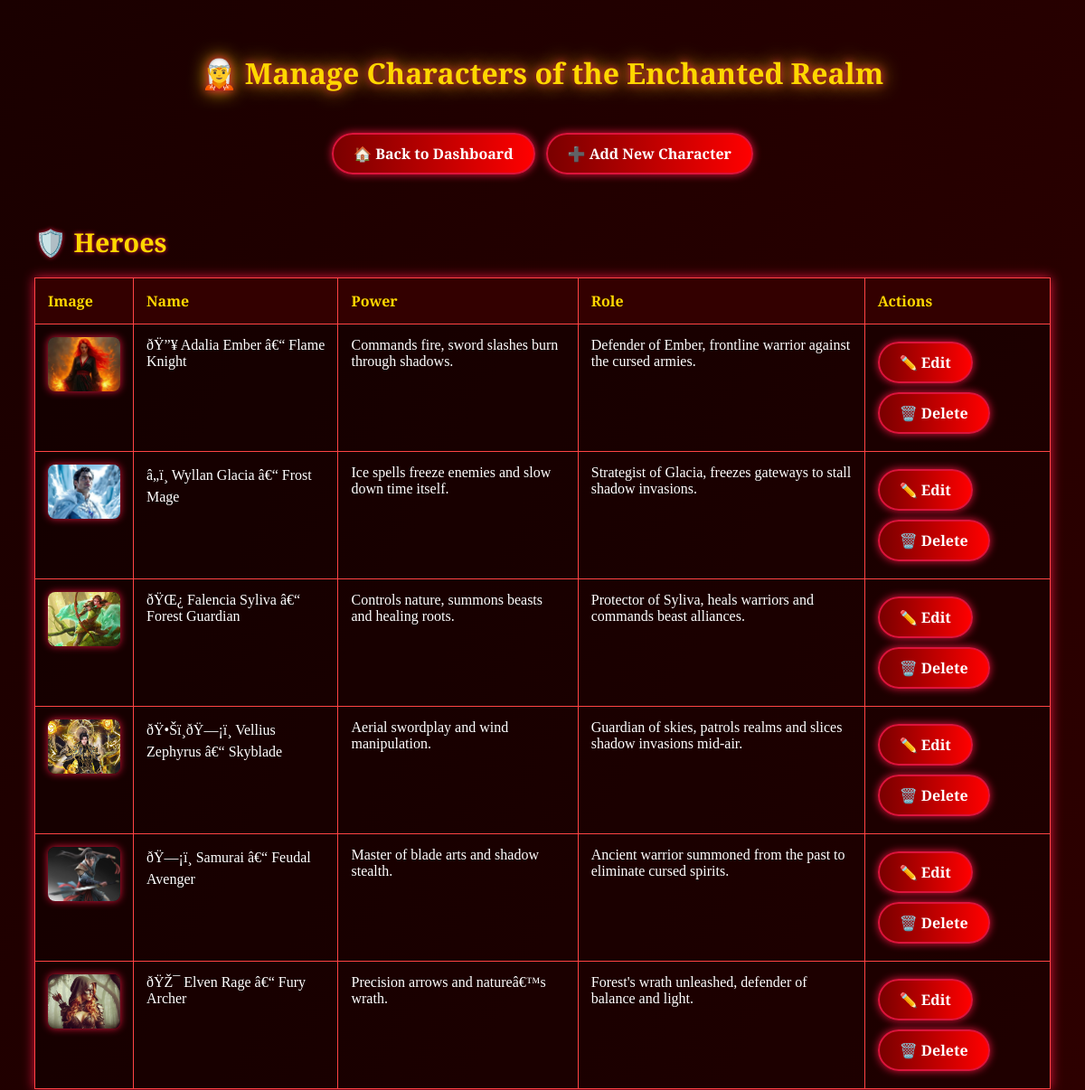
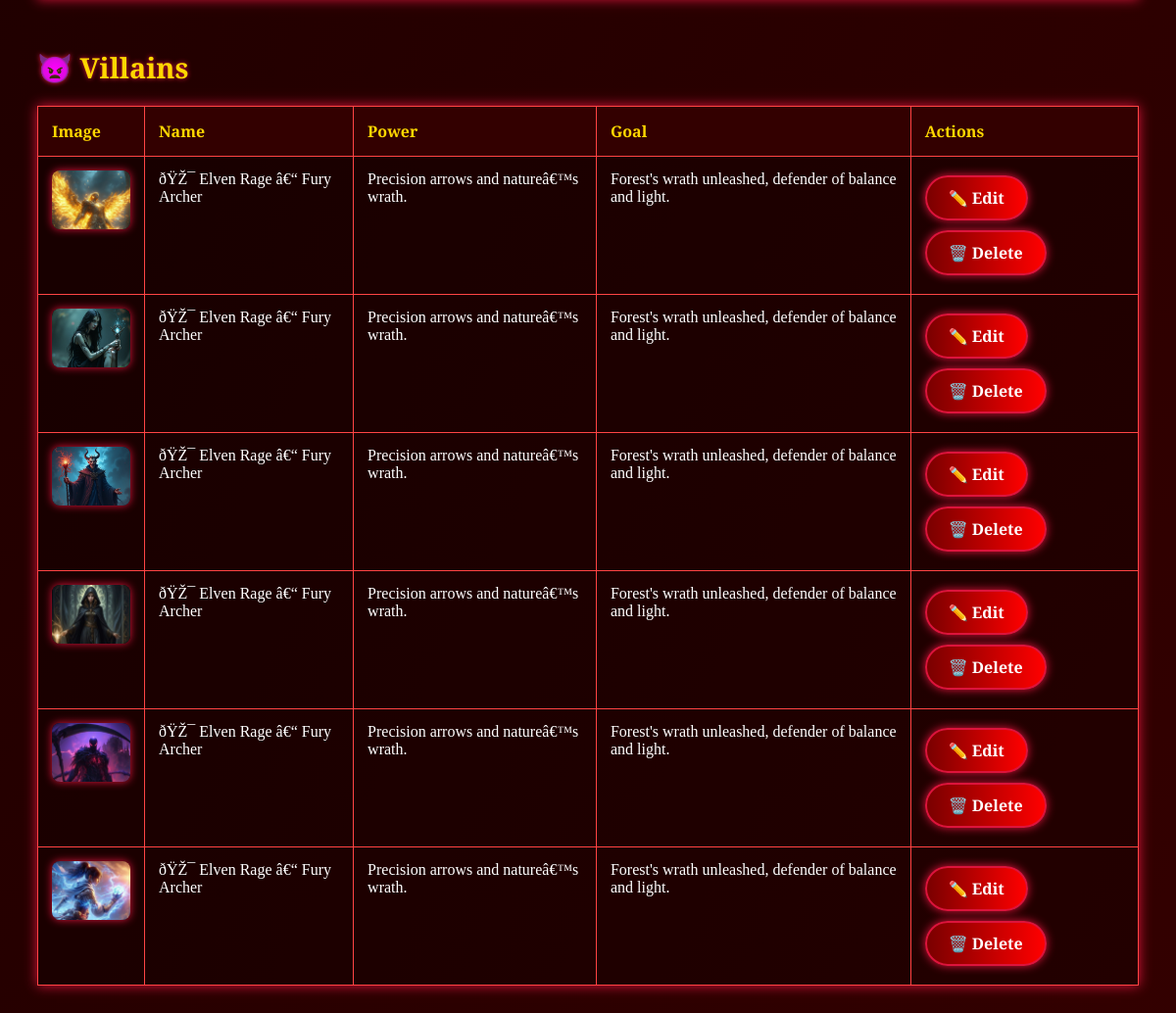
/manage_characters.php (signed in), run on the app's committed database (2 pictures, top to bottom).
### tables this page shows
CREATE TABLE `characters` (
  `id` int(11) NOT NULL,
  `name` varchar(100) NOT NULL,
  `power` varchar(255) NOT NULL,
  `role_or_goal` varchar(255) NOT NULL,
  `image` varchar(255) NOT NULL,
  `type` enum('hero','villain') NOT NULL,
  `is_deleted` tinyint(1) DEFAULT 0,
  `created_at` timestamp NOT NULL DEFAULT current_timestamp()
);

### manage_characters.php (the view, shortened to what this page needs)
<?php
include('db.php');
$sql = "SELECT * FROM characters";
$result = $conn->query($sql);
$heroes = [];
$villains = [];
if ($result->num_rows > 0) {
  while ($row = $result->fetch_assoc()) {
    if ($row['type'] === 'hero') {
      $heroes[] = $row;
    } else {
      $villains[] = $row;
    }
  }
}
?>
<!DOCTYPE html>
<html lang="en">
<head>
</head>
<body>
<h1>🧝 Manage Characters of the Enchanted Realm</h1>
<div class="top-btn">
  <a href="dashboard.php" class="magic-btn">🏠 Back to Dashboard</a> &nbsp;
  <a href="add_character.php" class="magic-btn">➕ Add New Character</a>
</div>
<h2 class="section-heading">🛡️ Heroes</h2>
<table>
  <tr>
    <th>Image</th>
    <th>Name</th>
    <th>Power</th>
    <th>Role</th>
    <th>Actions</th>
  </tr>
  <?php foreach ($heroes as $h): ?>
    <tr class="<?= $h['is_deleted'] ? 'deleted-row' : '' ?>">
      <td><img src="<?= $h['image'] ?>" class="thumb"></td>
      <td data-label="Name"><?= $h['name'] ?></td>
<td data-label="Power"><?= $h['power'] ?></td>
<td data-label="Role"><?= $h['role_or_goal'] ?></td>
<td data-label="Actions">
        <a href="edit_character.php?id=<?= $h['id'] ?>" class="magic-btn">✏️ Edit</a>
        <?php if (!$h['is_deleted']): ?>
          <a href="delete_character.php?id=<?= $h['id'] ?>" class="magic-btn" onclick="return confirm('Are you sure?')">🗑️ Delete</a>
        <?php else: ?>
          <a href="restore_character.php?id=<?= $h['id'] ?>" class="magic-btn">♻️ Restore</a>
        <?php endif; ?>
      </td>
    </tr>
  <?php endforeach; ?>
</table>
<h2 class="section-heading">👿 Villains</h2>
<table>
  <tr>
    <th>Image</th>
    <th>Name</th>
    <th>Power</th>
    <th>Goal</th>
    <th>Actions</th>
  </tr>
  <?php foreach ($villains as $v): ?>
    <tr class="<?= $v['is_deleted'] ? 'deleted-row' : '' ?>">
      <td><img src="<?= $v['image'] ?>" class="thumb"></td>
      <td data-label="Name"><?= $h['name'] ?></td>
<td data-label="Power"><?= $h['power'] ?></td>
<td data-label="Role"><?= $h['role_or_goal'] ?></td>
<td data-label="Actions">
        <a href="edit_character.php?id=<?= $v['id'] ?>" class="magic-btn">✏️ Edit</a>
        <?php if (!$v['is_deleted']): ?>
          <a href="delete_character.php?id=<?= $v['id'] ?>" class="magic-btn" onclick="return confirm('Are you sure?')">🗑️ Delete</a>
        <?php else: ?>
          <a href="restore_character.php?id=<?= $v['id'] ?>" class="magic-btn">♻️ Restore</a>
        <?php endif; ?>
      </td>
    </tr>
  <?php endforeach; ?>
</table>
</body>
</html>

### manage_characters.php (style rules this page uses)
body { background: linear-gradient(to bottom right, #1a0000, #330000); font-family: 'Cinzel', serif; color: #ffd700; padding: 30px; }
h1 { text-align: center; text-shadow: 0 0 10px crimson, 0 0 20px gold; margin-bottom: 40px; }
table { width: 100%; border-collapse: collapse; background: rgba(0,0,0,0.3); box-shadow: 0 0 12px crimson; margin-bottom: 40px; }
th, td { padding: 14px; border: 1px solid #ff4444; color: white; vertical-align: top; text-align: left; }
th { background-color: #330000; color: gold; }
img.thumb { width: 80px; height: 60px; object-fit: cover; border-radius: 8px; box-shadow: 0 0 8px crimson; }
.section-heading { margin: 50px 0 20px; font-size: 1.8rem; color: gold; text-shadow: 0 0 5px crimson; }
.top-btn { text-align: center; margin-bottom: 30px; }
.magic-btn { background: linear-gradient(to right, #7a0000, #ff0000); color: white; font-weight: bold; padding: 10px 22px; margin: 5px auto; border-radius: 30px; border: 2px solid crimson; text-decoration: none; box-shadow: 0 0 10px crimson; transition: all 0.3s ease; display: inline-block; }

### data on the page
characters: image (picture), name "ðŸ”¥ Adalia Ember â€“ Flame Knight", power "Commands fire, sword slashes burn through shadows.", role_or_goal "Defender of Ember, frontline warrior against the cursed armies."
characters: image (picture), name "â„ï¸ Wyllan Glacia â€“ Frost Mage", power "Ice spells freeze enemies and slow down time itself.", role_or_goal "Strategist of Glacia, freezes gateways to stall shadow invasions."
characters: image (picture), name "ðŸŒ¿ Falencia Syliva â€“ Forest Guardian", power "Controls nature, summons beasts and healing roots.", role_or_goal "Protector of Syliva, heals warriors and commands beast alliances."
characters: image (picture), name "ðŸ•Šï¸ðŸ—¡ï¸ Vellius Zephyrus â€“ Skyblade", power "Aerial swordplay and wind manipulation.", role_or_goal "Guardian of skies, patrols realms and slices shadow invasions mid-air."
characters: image (picture), name "ðŸ—¡ï¸ Samurai â€“ Feudal Avenger", power "Master of blade arts and shadow stealth.", role_or_goal "Ancient warrior summoned from the past to eliminate cursed spirits."
characters: image (picture), name "ðŸŽ¯ Elven Rage â€“ Fury Archer", power "Precision arrows and natureâ€™s wrath.", role_or_goal "Forest's wrath unleashed, defender of balance and light."
characters: image (picture)
characters: image (picture)
characters: image (picture)
characters: image (picture)
characters: image (picture)
characters: image (picture)
